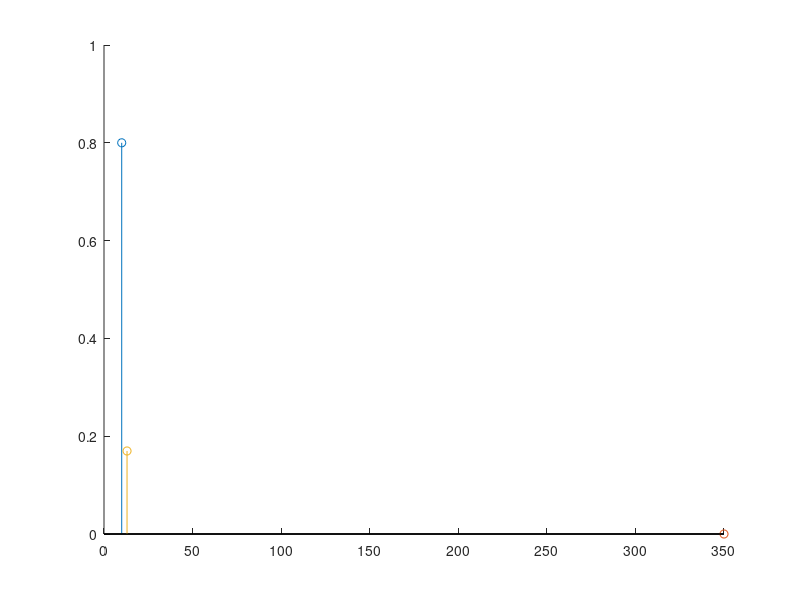

Recreate this plot in MATLAB.
clear all;
close all;
 
fc = 1000;
sinc = 1/fc;
dur = 0.5;
t = [-dur/2:sinc:dur/2-sinc];

f = 10;
w = 2*pi*f;
F = [f, f*35, f*1.3];
y = 0.8*e.^(i*w*t);   %funzione

figure(1)
fanal1 = F(2);
y_anal1 = e.^(-i*fanal1*2*pi*t);
yr1 = y.*y_anal1;   %funzione risultante
yft1 = abs(sum(yr1))/length(t);

fanal2 = F(3);
y_anal2 = e.^(-i*fanal2*2*pi*t);
yr2 = y.*y_anal2;   %funzione risultante
yft2 = abs(sum(yr2))/length(t);

fanal3 = F(1);
y_anal3 = e.^(-i*fanal3*2*pi*t);
yr3 = y.*y_anal3;   %funzione risultante
yft3 = abs(sum(yr3))/length(t);

hold on
stem(F(1), yft3);
stem(F(2), yft1);
stem(F(3), yft2);

hold off